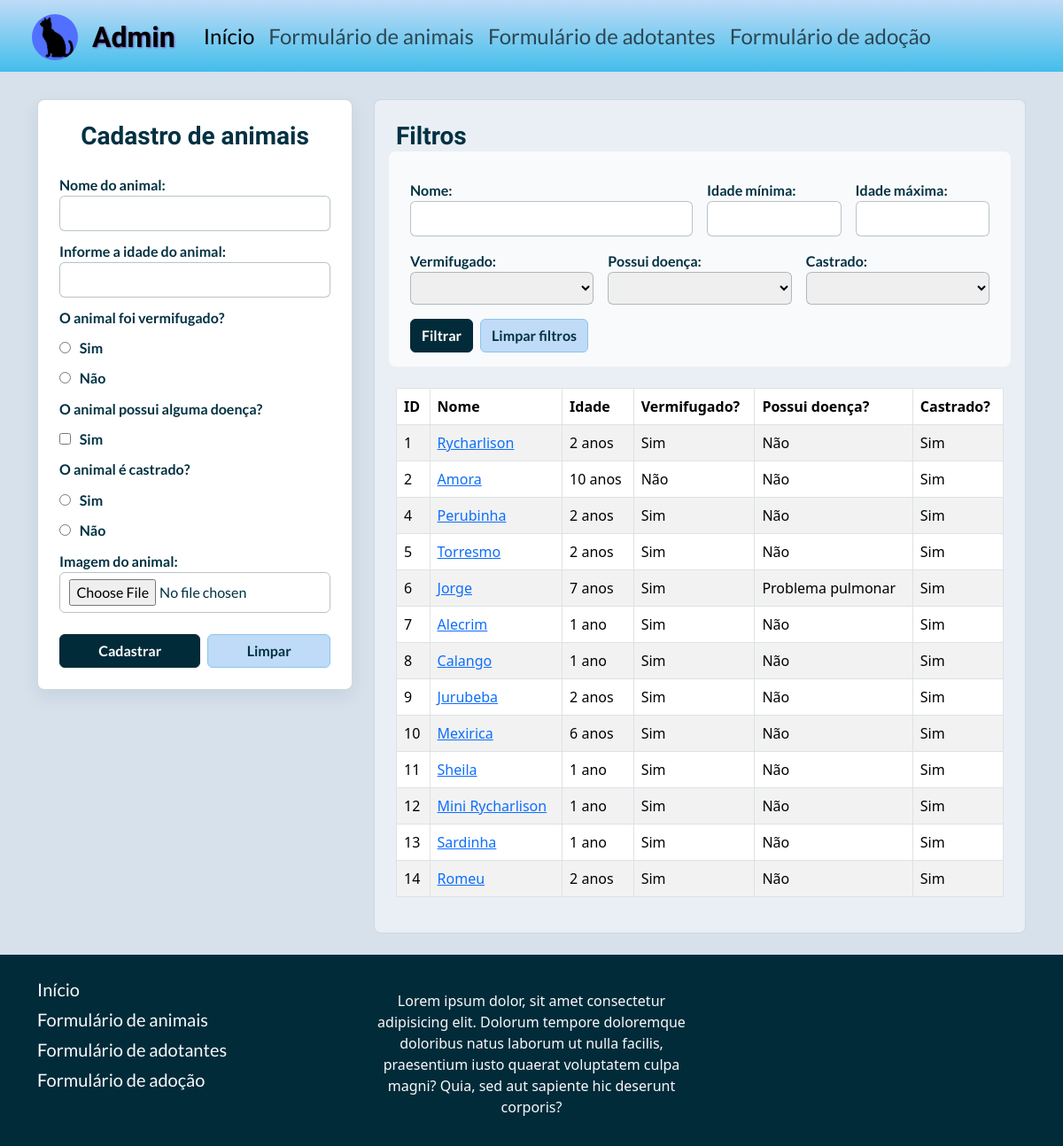
/animais-formulario.php?mensagem=erro, run on the app's committed database.
### tables this page shows
CREATE TABLE `tb_informacoes_gatos` (
  `id` int(11) NOT NULL AUTO_INCREMENT,
  `nome` varchar(150) NOT NULL,
  `vermifugado` tinyint(1) NOT NULL,
  `possui_doenca` varchar(50) DEFAULT NULL,
  `castrado` tinyint(1) NOT NULL,
  `idade` int(2) NOT NULL,
  `foto` varchar(1000) NOT NULL,
  PRIMARY KEY (`id`),
  UNIQUE KEY `id` (`id`)
);

### animais-formulario.php (the view, shortened to what this page needs)
<?php
include "inc-head.php";
?>
<body class="site-body pt-5 d-flex flex-column min-vh-100">
    <header>
        <?php include "inc-nav-admin.php"; ?>
    </header>
        <main class="container page-main mb-4">
            <div class="row g-4">
                <div class="col-md-12 col-lg-4">
                    <form id="formAnimais" action="animais-salvar.php" method="post" enctype="multipart/form-data" class="form-patinhas p-4">
                        <div class="text-center mb-3">
                            <h1 class="titulo fs-3">Cadastro de animais</h1>
                        </div>
                        <label for="nome">Nome do animal:</label>
                        <input id="nome" type="text" name="nome" pattern="^[ 0-9a-zA-Z\u00C0-\u00FF\b]+$" required>
                        <label for="idade">Informe a idade do animal:</label>
                        <input id="idade" type="number" name="idade" min="0" max="40" pattern="0-9" required>
                        <label>O animal foi vermifugado?</label>
                        <div>
                            <input type="radio" name="foi_vermifugado" value="sim" required>
                            <label>Sim</label>
                        </div>
                        <div>
                            <input type="radio" name="foi_vermifugado" value="nao">
                            <label>Não</label>
                        </div>
                        <label>O animal possui alguma doença?</label>
                        <div>
                            <input id="checkbox_doenca" type="checkbox" onchange="fnMostrarTBoxDoenca()">
                            <label for="checkbox_doenca">Sim</label>
                        </div>
                        <label>O animal é castrado?</label>
                        <div>
                            <input type="radio" name="foi_castrado" value="sim" required>
                            <label>Sim</label>
                        </div>
                        <div>
                            <input type="radio" name="foi_castrado" value="nao">
                            <label>Não</label>
                        </div>
                        <label>Imagem do animal:</label>
                        <input id="imagem" type="file" name="imagem" accept="image/*" required>
                        <div class="d-flex gap-2 mt-4">
                            <button class="btn btn-patinhas flex-fill" type="submit">Cadastrar</button>
                            <button class="btn btn-patinhas-secundario flex-fill" type="reset">Limpar</button>
                        </div>
                    </form>
                </div>
                <div class="col-md-12 col-lg-8">
                    <section class="page-section">
                        <h2 class="titulo fs-3 mb-3">Filtros</h2>
                        <?php
                        include "inc-conexao.php";
                        $sql = "SELECT * FROM tb_informacoes_gatos WHERE 1 = 1";
                        $params = [];
                        $isIdadeMaximaValida = false;
                        $getNome = $_GET['filtro_nome'] ?? null;
                        $getIdadeMinima = $_GET['filtro_idade_minima'] ?? null;
                        $getIdadeMaxima = $_GET['filtro_idade_maxima'] ?? null;
                        $getVermifugado = $_GET['filtro_vermifugado'] ?? null;
                        $getCastrado = $_GET['filtro_castrado'] ?? null;
                        ?>
                        <form method="GET" action="" class="filter-form row g-3 align-items-end mb-4">
                            <div class="col-md-6">
                                <label>Nome:</label>
                                <input type="text" name="filtro_nome" <?php if(isset($getNome) && $getNome != ""){echo "value = '$getNome'";} ?> >
                            </div>
                            <div class="col-md-3">
                                <label>Idade mínima:</label>
                                <input type="number" name="filtro_idade_minima" <?php if(isset($getIdadeMinima) && $getIdadeMinima >= 0){echo "value = '$getIdadeMinima'";} ?> >
                            </div>
                            <div class="col-md-3">
                                <label>Idade máxima:</label>
                                <input type="number" name="filtro_idade_maxima" <?php if(isset($getIdadeMaxima) && $isIdadeMaximaValida){echo "value = '$getIdadeMaxima'";} ?> >
                            </div>
                            <div class="col-md-4">
                                <label>Vermifugado:</label>
                                <select name="filtro_vermifugado">
                                    <option></option>
                                    <option value="1" <?php if(isset($getVermifugado) && $getVermifugado == 1){echo "selected";} ?>>Sim</option>
                                </select>
                            </div>
                            <div class="col-md-4">
                                <label>Possui doença:</label>
                                <select name="filtro_doenca">
                                    <option></option>
                                    <option value="1" <?php if(isset($getDoencaValidada) && $getDoencaValidada == 1){echo "selected";} ?> >Sim</option>
                                </select>
                            </div>
                            <div class="col-md-4">
                                <label>Castrado:</label>
                                <select name="filtro_castrado">
                                    <option></option>
                                    <option value="1" <?php if(isset($getCastrado) && $getCastrado == 1){echo "selected";} ?>>Sim</option>
                                </select>
                            </div>
                            <div class="col-12 d-flex gap-2">
                                <button class="btn btn-patinhas" type="submit">Filtrar</button>
                                <button class="btn btn-patinhas-secundario" type="reset" onclick="fnLimparURL()">Limpar filtros</button>
                            </div>
                        </form>
                    <div class="table-patinhas">
                    <table class="table table-striped table-hover table-bordered border">
                        <thead>
                            <tr>
                                <th>ID</th>
                                <th>Nome</th>
                                <th>Idade</th>
                                <th>Vermifugado?</th>
                                <th>Possui doença?</th>
                                <th>Castrado?</th>
                            </tr>
                        </thead>
                        <?php
                        $resultado = mysqli_execute_query($conn, $sql, $params);
                        while($linha_resultado = mysqli_fetch_assoc($resultado) ){
                            echo '<tr>';
                            echo "<td> {$linha_resultado['id']} </td>";
                            echo "<td> <a href='animais-editar.php?id={$linha_resultado['id']}'> {$linha_resultado['nome']} </a> </td>";
                            if($linha_resultado['idade'] > 1){
                                echo "<td> {$linha_resultado['idade']} anos </td>";
                            }
                            else{
                                echo "<td> {$linha_resultado['idade']} ano </td>";
                            }
                            if($linha_resultado['vermifugado'] == 1){
                                echo "<td> Sim </td>";
                            }
                            else{
                                echo "<td> Não </td>";
                            }
                            if(!empty($linha_resultado['possui_doenca']) ){
                                echo "<td> {$linha_resultado['possui_doenca']} </td>";
                            }
                            else{
                                echo "<td> Não </td>";
                            }
                            if($linha_resultado['castrado'] == 1){
                                echo "<td> Sim </td>";
                            }
                            else{
                                echo "<td> Não </td>";
                            }
                            echo '</tr>';
                        }
                        ?>
                    </table>
                    </div>
                    </section>
                </div>
            </div>
        </main>
<?php include "inc-footer-admin.php"; ?>

### inc-head.php (shortened to what this page needs)
<!DOCTYPE html>
<html lang="pt-BR">
<head>
    <link href="https://cdn.jsdelivr.net/npm/bootstrap@5.3.8/dist/css/bootstrap.min.css" rel="stylesheet">
    <link href="./css/style.css" rel="stylesheet">
</head>

### inc-nav-admin.php (shortened to what this page needs)
<nav id="navbar-inicio" class="navbar fixed-top navbar-expand-md">
    <div class="container-fluid">
        <a class="navbar-brand fs-2 titulo d-flex align-items-center pt-2 me-4 logsombra" href="admin.php">
            <img src="./img/logo-patas-peludas.jpg" width="52px" class="d-inline-block me-3 ms-4 img-logo-ong" alt="Logo Patinhas Peludas">
            Admin
        </a>
        <div class="collapse navbar-collapse align-items-center" id="navbarNavDropdown">
            <ul class="navbar-nav">
                <li class="nav-item">
                    <a class="nav-link active fs-4 texto" aria-current="page" href="admin.php">Início</a>
                </li>
                <li class="nav-item">
                    <a class="nav-link fs-4 texto" href="animais-formulario.php">Formulário de animais</a>
                </li>
                <li class="nav-item">
                    <a class="nav-link fs-4 texto" href="adotantes-formulario.php">Formulário de adotantes</a>
                </li>
                <li class="nav-item">
                    <a class="nav-link fs-4 texto" href="adocao-formulario.php">Formulário de adoção</a>
                </li>
            </ul>
        </div>
    </div>
</nav>

### inc-footer-admin.php (shortened to what this page needs)
    <footer id="rodape" class="mt-auto pt-4 pb-3">
        <main class="container">
            <div class="row">
                <div class="col-4">
                    <nav>
                        <ul class="nav flex-column align-items-start">
                            <li class="nav-item mb-1">
                                <a class="nav-link active fs-5 texto text-light p-0 w-auto" aria-current="page" href="admin.php">Início</a>
                            </li>
                            <li class="nav-item mb-1">
                                <a class="nav-link fs-5 texto text-light p-0" href="animais-formulario.php">Formulário de animais</a>
                            </li>
                            <li class="nav-item mb-1">
                                <a class="nav-link fs-5 texto text-light p-0" href="adotantes-formulario.php">Formulário de adotantes</a>
                            </li>
                            <li class="nav-item mb-1">
                                <a class="nav-link fs-5 texto text-light p-0" href="adocao-formulario.php">Formulário de adoção</a>
                            </li>
                        </ul>
                    </nav>
                </div>
                <div class="col-4 text-center mt-3">
                    <p class="text-light">Lorem ipsum dolor, sit amet consectetur adipisicing elit. Dolorum tempore doloremque doloribus natus laborum ut nulla facilis, praesentium iusto quaerat voluptatem culpa magni? Quia, sed aut sapiente hic deserunt corporis?</p>
                </div>
            </div>
        </main>
    </footer>
</body>
</html>

### css/style.css (style rules this page uses)
#navbar-inicio { background: linear-gradient(#bfdbf7, #42beeb); background-color: #BFDBF7; }
#rodape { background-color: #022B3A; }
.titulo { font-family: Martel; font-weight: bold; }
.texto { font-family: Lato; }
.img-logo-ong { border-radius: 50%; }
body.site-body, #body-index { background-color: #d6e1ec; color: #003142; }
.page-main { flex: 1 0 auto; padding-top: 4rem; }
.page-section { background-color: rgba(255, 255, 255, 0.48); border: 1px solid rgba(2, 43, 58, 0.12); border-radius: 8px; padding: 1.5rem; }
.form-patinhas { background-color: #ffffff; border: 1px solid rgba(2, 43, 58, 0.18); border-radius: 8px; box-shadow: 0 0.5rem 1.25rem rgba(2, 43, 58, 0.08); }
.form-patinhas label { font-family: Lato; font-weight: 700; margin-top: 0.65rem; }
.form-patinhas input, .form-patinhas select, .filter-form input, .filter-form select { width: 100%; border: 1px solid rgba(2, 43, 58, 0.28); border-radius: 6px; padding: 0.45rem 0.65rem; font-family: Lato; }
.form-patinhas input[type="radio"], .form-patinhas input[type="checkbox"] { width: auto; margin-right: 0.35rem; }
.filter-form { background-color: rgba(255, 255, 255, 0.72); border-radius: 8px; padding: 1rem; }
.filter-form label { font-family: Lato; font-weight: 700; }
.table-patinhas { overflow-x: auto; }
.table-patinhas table { background-color: #ffffff; }
.btn-patinhas { background-color: #022B3A; border-color: #022B3A; color: #ffffff; font-family: Lato; font-weight: 700; }
.btn-patinhas-secundario { background-color: #bfdbf7; border-color: #8dc5ee; color: #003142; font-family: Lato; font-weight: 700; }
.logsombra { text-shadow: 1px 1px 2px #724bb1; }

### data on the page
tb_informacoes_gatos: id "1", nome "Rycharlison", idade "2", vermifugado "Sim", possui_doenca "Não", castrado "Sim"
tb_informacoes_gatos: id "2", nome "Amora", idade "10", vermifugado "Não", possui_doenca "Não", castrado "Sim"
tb_informacoes_gatos: id "4", nome "Perubinha", idade "2", vermifugado "Sim", possui_doenca "Não", castrado "Sim"
tb_informacoes_gatos: id "5", nome "Torresmo", idade "2", vermifugado "Sim", possui_doenca "Não", castrado "Sim"
tb_informacoes_gatos: id "6", nome "Jorge", idade "7", vermifugado "Sim", possui_doenca "Problema pulmonar", castrado "Sim"
tb_informacoes_gatos: id "7", nome "Alecrim", idade "1", vermifugado "Sim", possui_doenca "Não", castrado "Sim"
tb_informacoes_gatos: id "8", nome "Calango", idade "1", vermifugado "Sim", possui_doenca "Não", castrado "Sim"
tb_informacoes_gatos: id "9", nome "Jurubeba", idade "2", vermifugado "Sim", possui_doenca "Não", castrado "Sim"
tb_informacoes_gatos: id "10", nome "Mexirica", idade "6", vermifugado "Sim", possui_doenca "Não", castrado "Sim"
tb_informacoes_gatos: id "11", nome "Sheila", idade "1", vermifugado "Sim", possui_doenca "Não", castrado "Sim"
tb_informacoes_gatos: id "12", nome "Mini Rycharlison", idade "1", vermifugado "Sim", possui_doenca "Não", castrado "Sim"
tb_informacoes_gatos: id "13", nome "Sardinha", idade "1", vermifugado "Sim", possui_doenca "Não", castrado "Sim"
tb_informacoes_gatos: id "14", nome "Romeu", idade "2", vermifugado "Sim", possui_doenca "Não", castrado "Sim"
